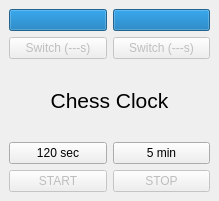
<?xml version="1.0" encoding="UTF-8"?>
<ui version="4.0">
 <class>MainWindow</class>
 <widget class="QMainWindow" name="MainWindow">
  <property name="geometry">
   <rect>
    <x>0</x>
    <y>0</y>
    <width>219</width>
    <height>201</height>
   </rect>
  </property>
  <property name="minimumSize">
   <size>
    <width>219</width>
    <height>201</height>
   </size>
  </property>
  <property name="maximumSize">
   <size>
    <width>219</width>
    <height>201</height>
   </size>
  </property>
  <property name="font">
   <font>
    <bold>false</bold>
    <underline>false</underline>
    <kerning>true</kerning>
   </font>
  </property>
  <property name="windowTitle">
   <string>Chess Clock</string>
  </property>
  <widget class="QWidget" name="centralwidget">
   <layout class="QGridLayout" name="gridLayout">
    <item row="3" column="1">
     <widget class="QPushButton" name="min">
      <property name="text">
       <string>5 min</string>
      </property>
      <property name="checkable">
       <bool>true</bool>
      </property>
     </widget>
    </item>
    <item row="3" column="0">
     <widget class="QPushButton" name="sec">
      <property name="text">
       <string>120 sec</string>
      </property>
      <property name="checkable">
       <bool>true</bool>
      </property>
      <property name="checked">
       <bool>false</bool>
      </property>
     </widget>
    </item>
    <item row="2" column="0" colspan="2">
     <widget class="QLabel" name="label">
      <property name="font">
       <font>
        <pointsize>16</pointsize>
        <bold>false</bold>
        <underline>false</underline>
        <kerning>true</kerning>
       </font>
      </property>
      <property name="text">
       <string>Chess Clock</string>
      </property>
      <property name="alignment">
       <set>Qt::AlignmentFlag::AlignCenter</set>
      </property>
     </widget>
    </item>
    <item row="4" column="0">
     <widget class="QPushButton" name="start">
      <property name="enabled">
       <bool>false</bool>
      </property>
      <property name="text">
       <string>START</string>
      </property>
     </widget>
    </item>
    <item row="0" column="0">
     <widget class="QProgressBar" name="timer1">
      <property name="minimumSize">
       <size>
        <width>0</width>
        <height>0</height>
       </size>
      </property>
      <property name="value">
       <number>100</number>
      </property>
      <property name="textVisible">
       <bool>false</bool>
      </property>
      <property name="format">
       <string>%p</string>
      </property>
     </widget>
    </item>
    <item row="1" column="0">
     <widget class="QPushButton" name="switch1">
      <property name="enabled">
       <bool>false</bool>
      </property>
      <property name="text">
       <string>Switch (---s)</string>
      </property>
     </widget>
    </item>
    <item row="0" column="1">
     <widget class="QProgressBar" name="timer2">
      <property name="minimumSize">
       <size>
        <width>0</width>
        <height>0</height>
       </size>
      </property>
      <property name="maximum">
       <number>100</number>
      </property>
      <property name="value">
       <number>100</number>
      </property>
      <property name="textVisible">
       <bool>false</bool>
      </property>
      <property name="format">
       <string>%p</string>
      </property>
     </widget>
    </item>
    <item row="4" column="1">
     <widget class="QPushButton" name="stop">
      <property name="enabled">
       <bool>false</bool>
      </property>
      <property name="text">
       <string>STOP</string>
      </property>
     </widget>
    </item>
    <item row="1" column="1">
     <widget class="QPushButton" name="switch2">
      <property name="enabled">
       <bool>false</bool>
      </property>
      <property name="text">
       <string>Switch (---s)</string>
      </property>
     </widget>
    </item>
   </layout>
  </widget>
 </widget>
 <resources/>
 <connections/>
</ui>
